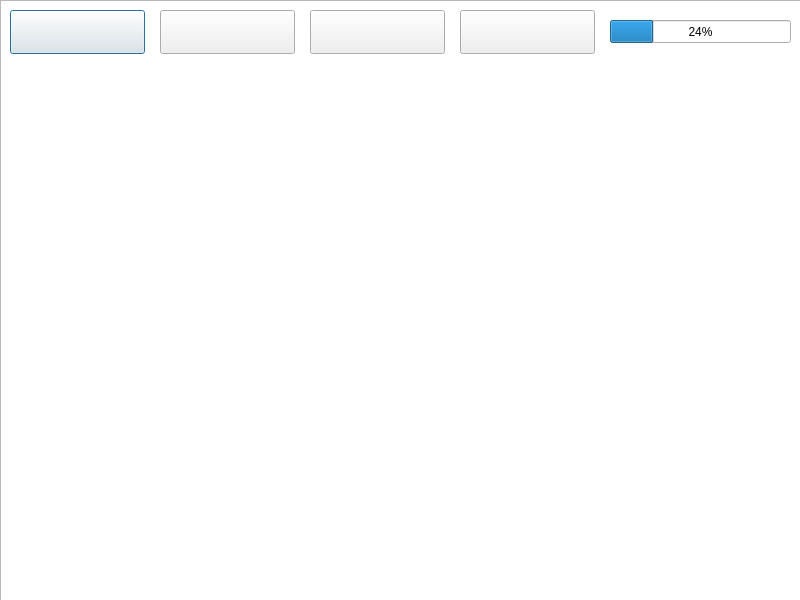
<?xml version="1.0" encoding="UTF-8"?>
<ui version="4.0">
 <class>fishDialog</class>
 <widget class="QDialog" name="fishDialog">
  <property name="geometry">
   <rect>
    <x>0</x>
    <y>0</y>
    <width>800</width>
    <height>600</height>
   </rect>
  </property>
  <property name="windowTitle">
   <string>Dialog</string>
  </property>
  <widget class="QPushButton" name="pushButton">
   <property name="geometry">
    <rect>
     <x>10</x>
     <y>10</y>
     <width>135</width>
     <height>44</height>
    </rect>
   </property>
   <property name="text">
    <string/>
   </property>
  </widget>
  <widget class="QPushButton" name="pushButton_2">
   <property name="geometry">
    <rect>
     <x>160</x>
     <y>10</y>
     <width>135</width>
     <height>44</height>
    </rect>
   </property>
   <property name="text">
    <string/>
   </property>
  </widget>
  <widget class="QPushButton" name="pushButton_3">
   <property name="geometry">
    <rect>
     <x>310</x>
     <y>10</y>
     <width>135</width>
     <height>44</height>
    </rect>
   </property>
   <property name="text">
    <string/>
   </property>
  </widget>
  <widget class="QPushButton" name="pushButton_4">
   <property name="geometry">
    <rect>
     <x>460</x>
     <y>10</y>
     <width>135</width>
     <height>44</height>
    </rect>
   </property>
   <property name="text">
    <string/>
   </property>
  </widget>
  <widget class="QGraphicsView" name="graphicsView">
   <property name="geometry">
    <rect>
     <x>0</x>
     <y>0</y>
     <width>801</width>
     <height>601</height>
    </rect>
   </property>
  </widget>
  <widget class="QProgressBar" name="progressBar">
   <property name="geometry">
    <rect>
     <x>610</x>
     <y>20</y>
     <width>181</width>
     <height>23</height>
    </rect>
   </property>
   <property name="value">
    <number>24</number>
   </property>
  </widget>
  <zorder>graphicsView</zorder>
  <zorder>pushButton</zorder>
  <zorder>pushButton_2</zorder>
  <zorder>pushButton_3</zorder>
  <zorder>pushButton_4</zorder>
  <zorder>progressBar</zorder>
 </widget>
 <resources/>
 <connections/>
</ui>
